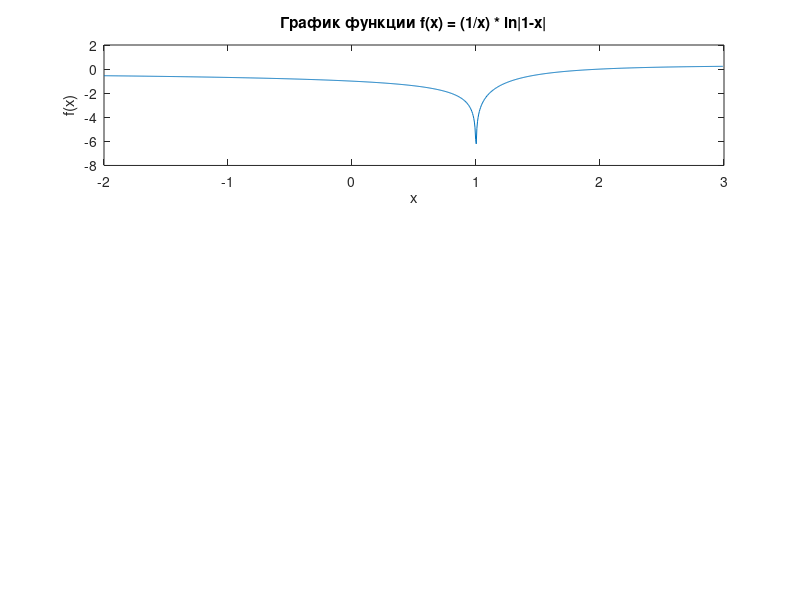

Recreate this plot in MATLAB. (Note: this script raises an error after producing the figure.)
f = @(x) (1./x) .* log(abs(1-x));

x = linspace(-2, 2.99, 1000);

figure;
subplot(3,1,1);
plot(x, f(x));
title('График функции f(x) = (1/x) * ln|1-x|');
xlabel('x');
ylabel('f(x)');

syms x_sym;
f_sym = (1/x_sym) * log(abs(1-x_sym));
df_sym = diff(f_sym, x_sym);
df = matlabFunction(df_sym);

subplot(3,1,2);
plot(x, df(x));
title('График производной f''(x)');
xlabel('x');
ylabel('f''(x)');

int_f = zeros(size(x));
for i = 1:length(x)
    int_f(i) = integral(f, 0, x(i));
end

subplot(3,1,3);
plot(x, int_f); 
title('График интеграла \int_0^x f(y) dy');
xlabel('x');
ylabel('\int_0^x f(y) dy');

a = 1; 
b = 0.5; 

figure;
plot(x, f(x));
hold on;
plot(x, a*x + b);
title('Графическое решение уравнения');
xlabel('x');
ylabel('y');
legend('f(x)', 'a*x + b');

fun = @(x) f(x) - a*x - b;
x_sol = fzero(fun, 0.5);
fprintf('Решение уравнения x = %f\n', x_sol);

F = @(x, y) acos(x) + asin(y);

[X,Y] = meshgrid(-1:0.05:1, -1:0.05:1);
Z = F(X, Y);

figure;
surf(X, Y, Z);
title('График функции F(x, y) = arccos(x) + arcsin(y)');
xlabel('x');
ylabel('y');
zlabel('F(x, y)');
colorbar;
shading interp;
